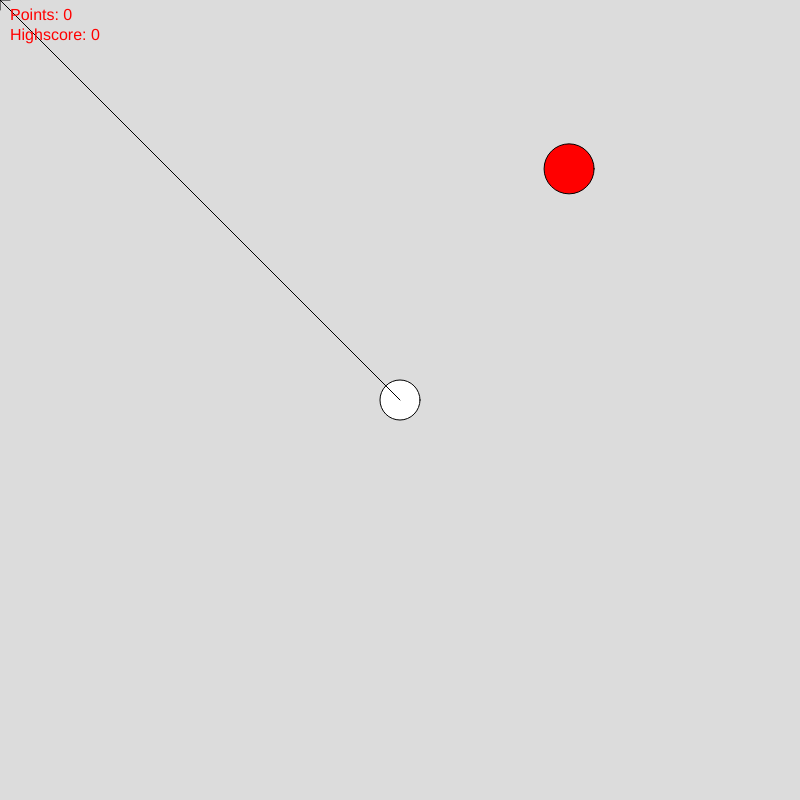
Frame 1 (no input)
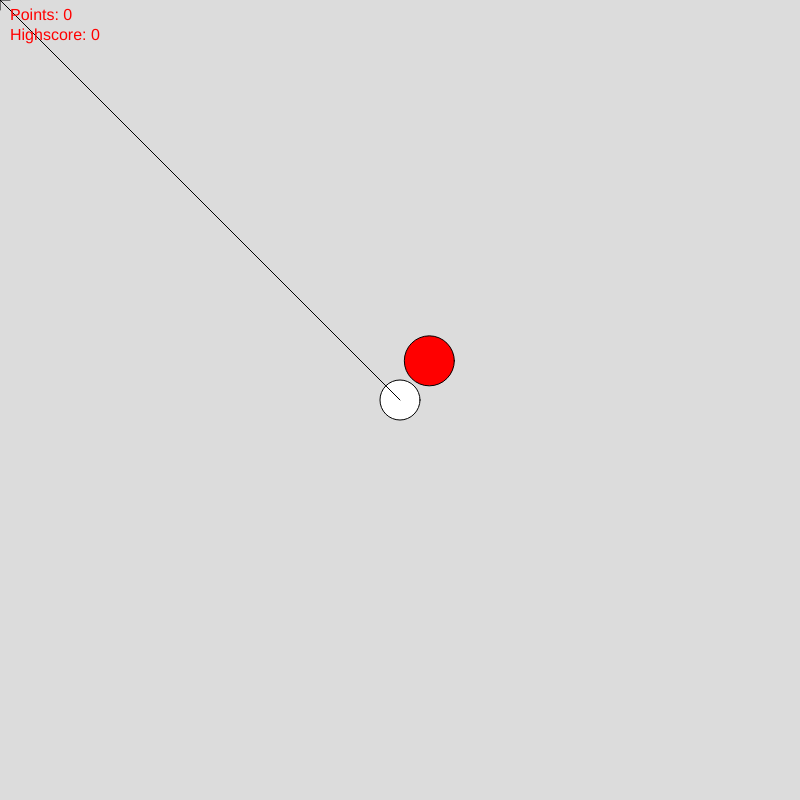
Frame 60 (no input)
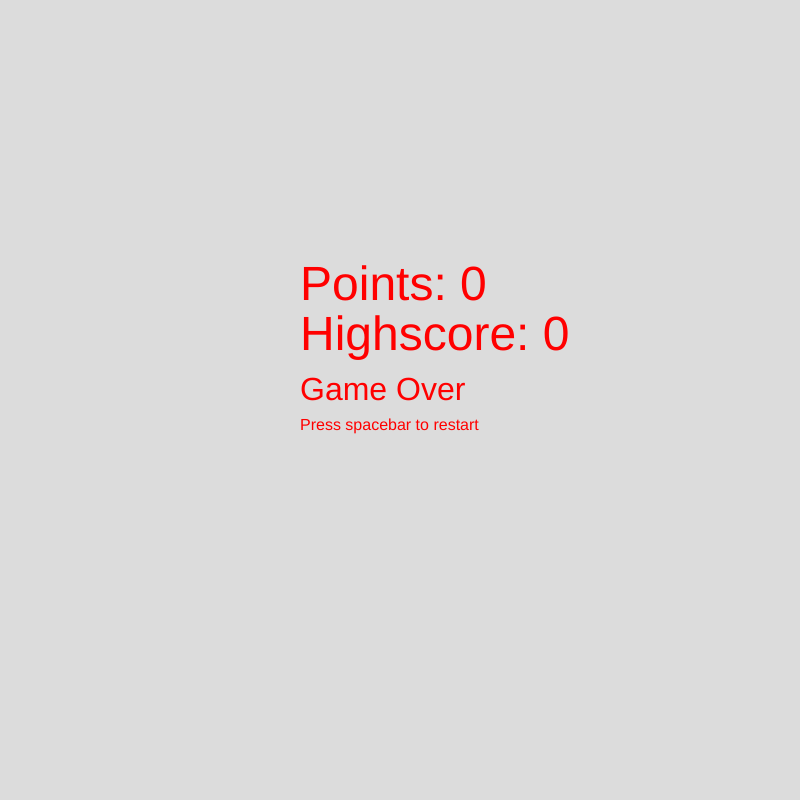
Frame 120 (the mouse pressed at the canvas centre since frame 60)

The p5.js sketch that drew these frames (run headless with seeded random() and noise() and a simulated clock; from frame 60 on, the mouse is pressed at the canvas centre):

// p5.js sketch
// ── sketch.js
var anim_frame = 0;
var mouthopen = false;
var enemy_size = 50;
var mx;
var my;
var screen_x = 800;
var screen_y = 800;

var player;
var bullets = [];

var enemies = [];


class Player
{
  constructor(x, y, speed, size, alive, points, highscore)
  {
    this.x = x;
    this.y = y;
    this.speed = speed;
    this.size = size;
    this.alive = alive;
    this.points = points;
    this.highscore = highscore;
  }
}

class Bullet
{
  constructor(x, y, speed, angle)
  {
    this.x = x;
    this.y = y;
    this.speed = speed;
    this.angle = angle;
  }
}

class Enemy
{
  constructor(x, y, speed)
  {
    this.x = x;
    this.y = y;
    this.speed = speed;
  }
}

function setup()
{
  player = new Player(screen_x / 2, screen_y / 2, 5, 20, true, 0, 0);
  createCanvas(screen_x, screen_y);
}

function GetMousePos()
{
  mx = map(mouseX, 0, width, 0, screen_x);
  my = map(mouseY, 0, height, 0, screen_y);
}

function UpdatePlayerPos()
{
  if (!player.alive)
    return;
  
  // ugly movement code (tried using switch statements, but broken)
  if (keyIsDown(0x57)) { // W
    if (player.size - player.speed > 0)
      player.y -= player.speed;
  }

  if (keyIsDown(0x41)) { // A
    if (player.x - player.speed > 0)
      player.x -= player.speed;
  }

  if (keyIsDown(0x53)) { // S
    if (player.y + player.speed < screen_y)
      player.y += player.speed;
  }

  if (keyIsDown(0x44)) { // D
    if (player.x + player.speed < screen_x)
      player.x += player.speed;
  }
}

function DrawGunAndBullets()
{
  // render bullets
  for (var i = 0; i < bullets.length; i++)
  {
    var bullet = bullets[i];
    
    // move bullet to next position
    bullet.x += bullet.speed * cos(bullet.angle);
    bullet.y += bullet.speed * sin(bullet.angle);

    // if bullet is off screen, remove it
    if (bullet.x < 0 || bullet.x > screen_x || bullet.y < 0 || bullet.y > screen_y)
    {
      bullets.splice(i, 1);
    }

    // if bullet touches enemy, remove enemy and bullet
    for (var j = 0; j < enemies.length; j++)
    {
      var enemy = enemies[j];
      if (bullet.x > enemy.x - player.size && bullet.x < enemy.x + player.size && bullet.y > enemy.y - player.size && bullet.y < enemy.y + player.size)
      {
        enemies.splice(j, 1);
        bullets.splice(i, 1);

        // increase player points
        player.points++;

        // if player has more points than highscore, set highscore to player points
        if (player.points > player.highscore)
        {
          player.highscore = player.points;
        }
      }
    }

    // draw bullet
    circle(bullet.x, bullet.y, 5);
  }
  
  // draw a line from player to mouse
  line(player.x, player.y, mx, my);
}

function mouseClicked()
{
   // shoot bullet in direction of mouse
    var bullet = new Bullet(player.x, player.y, 10, atan2(my - player.y, mx - player.x));
    // add bullet to array
    bullets.push(bullet);
}

function DrawPlayer()
{
  // draw player
  fill(255, 255, 255);
  circle(player.x, player.y, player.size * 2);

  // draw gun pointing at mouse
  DrawGunAndBullets();
}

function DrawEnemies()
{
  if (enemies.length < (player.points + 1)) // enemy count
  {
    // spawn enemy at random position
    var enemy = new Enemy(random(0, screen_x), random(0, screen_y), random(1, 5));
    enemies.push(enemy);
  }

  // draw enemies
  for (var i = 0; i < enemies.length; i++)
  {
    var enemy = enemies[i];

    // move towards player
    enemy.x += enemy.speed * cos(atan2(player.y - enemy.y, player.x - enemy.x));
    enemy.y += enemy.speed * sin(atan2(player.y - enemy.y, player.x - enemy.x));

    // if enemy touches player, kill player
    if (enemy.x > player.x - player.size && enemy.x < player.x + player.size && enemy.y > player.y - player.size && enemy.y < player.y + player.size)
    {
      player.alive = false;
      // remove all enemies and bullets
      enemies = [];
      bullets = [];
    }

    fill(255, 0, 0);
    circle(enemy.x, enemy.y, enemy_size);
  }
}

function DrawPoints()
{
  textSize(16);
  text("Points: " + player.points, 10, 20);
  text("Highscore: " + player.highscore, 10, 40);
}

function draw()
{
  background(220);
  
  if (!player.alive)
  {
    // show game over text
    textSize(32);
    text("Game Over", width / 2 - 100, height / 2);
    // press spacebar to restart
    textSize(16);
    text("Press spacebar to restart", width / 2 - 100, height / 2 + 30);

    // show highscore text in the middle of the screen
    textSize(48);
    text("Highscore: " + player.highscore, width / 2 - 100, height / 2 - 50);

    // show points text in the middle of the screen
    textSize(48);
    text("Points: " + player.points, width / 2 - 100, height / 2 - 100);
    
    // show red screen
    if (keyIsDown(0x20)){
      player.points = 0;
      player.alive = true;
    }
  }
  else
  {
    // getting mouse position on canvas
    GetMousePos();

    // draw 2 lines at mouse position ()
    line(mx - player.size / 2, my, mx + player.size / 2, my);
    line(mx, my - player.size / 2, mx, my + player.size / 2);

    UpdatePlayerPos();

    DrawPlayer();

    DrawEnemies();

    DrawPoints();
  }
}
